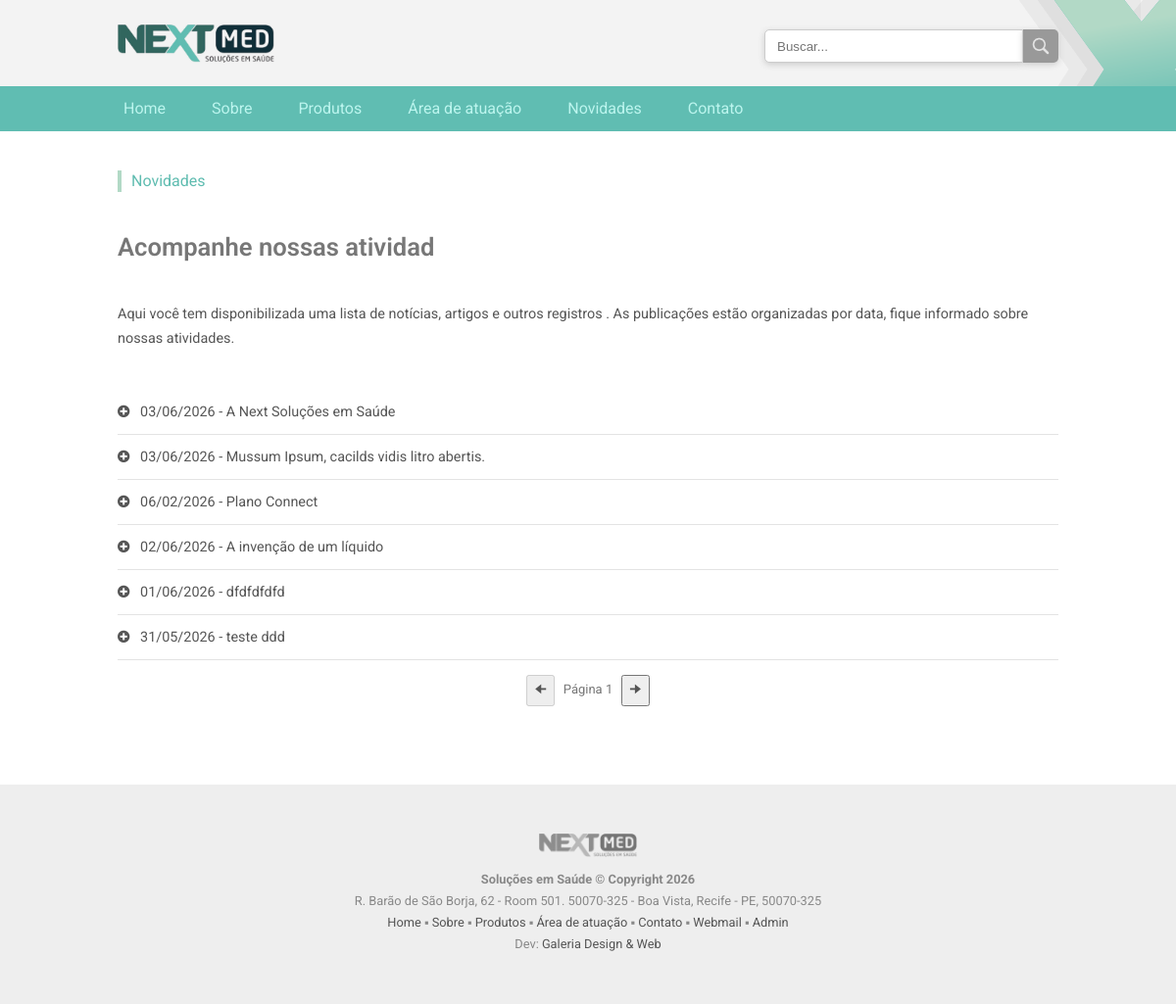
Screenshot of /novidades with the database file from the repository.
### tables this page shows
CREATE TABLE `tb_conteudo` (
  `id` int(5) NOT NULL,
  `pagina` varchar(25) NOT NULL,
  `titulo` varchar(50) DEFAULT NULL,
  `texto` longtext DEFAULT NULL,
  `plus` text NOT NULL,
  `tipo` int(2) DEFAULT NULL
);

CREATE TABLE `tb_noticias` (
  `id` int(5) NOT NULL,
  `titulo` varchar(100) NOT NULL,
  `foto` varchar(50) NOT NULL,
  `descricao` text NOT NULL,
  `data` varchar(12) NOT NULL,
  `status` int(2) NOT NULL
);

### pages/novidades.php (the view, shortened to what this page needs)
<?php
include($_SERVER['DOCUMENT_ROOT'] . '/next/controlg/config/conecta.php');
$sql = "SELECT * FROM tb_conteudo WHERE tipo ='6' LIMIT 1 ";
$res = mysqli_query($conexao, $sql);
while ($row = mysqli_fetch_array($res)) {
  $pagina = $row['pagina'];
  $titulo = $row['titulo'];
  $texto = $row['texto'];
}
?>
<section>
  <div class="label-page">
    <h3><?php echo $pagina; ?></h3>
  </div>
  <h1 class="title-page">
    <?php echo $titulo; ?>
  </h1>
  <p class="text-page p">
    <?php echo $texto; ?>
  </p>
  <div class="col12" style="display:grid">
    <?php
    $sql = "SELECT * FROM tb_noticias WHERE status = 1 ORDER BY id DESC ";
    $res = mysqli_query($conexao, $sql);
    while ($row = mysqli_fetch_array($res)) {
      $id = $row['id'];
      $titulo = $row['titulo'];
      $data = $row['data'];
      $date = new DateTime($data);
      $data_exibir = $date->format('d/m/Y');
      echo "<h4 class='new'>
      <a href='novidades?n=$id' target='_top'>
        <i class='fa fa-plus-circle' aria-hidden='true'></i>&nbsp;&nbsp; $data_exibir - $titulo
      </a></h4>";
    }
    ?>
  </div>
</section>
<nav class="box-paginacao">
  <button id="prev" onclick="mudarPagina(-1)">&#129032;</button>
  <span id="label" class="legenda">Página 1</span>
  <button id="next" onclick="mudarPagina(1)">&#129034;</button>
</nav>

### public/css/global.css (style rules this page uses)
html, body, div, span, applet, object, iframe, h1, h2, h3, h4, h5, h6, p, blockquote, pre, a, abbr, acronym, address, big, cite, code, del, dfn, em, img, ins, kbd, q, s, samp, small, strike, b, sub, sup, tt, var, b, u, i, center, dl, dt, dd, ol, ul, li, fieldset, form, label, legend, table, caption, tbody, tfoot, thead, tr, th, td, article, aside, canvas, details, embed, figure, figcaption, footer, header, hgroup, menu, nav, output, ruby, section, summary, time, mark, audio, video { margin: 0; padding: 0; border: 0; font-size: 100%; font: inherit; vertical-align: baseline; }
article, aside, details, figcaption, figure, footer, header, hgroup, menu, nav, section { display: block; }
body { line-height: 22px; font-family: "Roboto", sans-serif; color: #555; }
h4 { font-size: 0.9rem; }
h3 { font-size: 1rem; }
h1 { font-size: 1.6rem; font-weight: 600; }
.p { font-size: 0.9rem; margin: 40px 0; line-height: 25px; }
.col12 { width: 100%; }
nav { background-color: #60bdb2; padding: 12px 10%; box-sizing: border-box; color: #b4e9e3; }
a { color: #555; text-decoration: none; }
.new { line-height: 45px; border-bottom: 1px solid #e3e3e3; }
.label-page { border: 0 solid blue; margin: 40px 0; }
.label-page h3 { color: #5fbcb0; border-left: 4px solid #b2d9c6; padding-left: 10px; }
.title-page { color: #777; border: 0 solid green; line-height: 32px; }
.text-page { border: 0 solid blue; color: #555; display: inline-block; }
.legenda { font-size: 13px; }

### public/css/novidades.css (style rules this page uses)
.box-paginacao { background-color: transparent; padding: 0; margin-top: 15px; text-align: center; }
.box-paginacao span { color: #777; margin: 0 5px; }
.box-paginacao button { padding: 3px 6px; color: #555; cursor: pointer; }

### rows the page displays
tb_conteudo: pagina "Novidades", titulo "Acompanhe nossas atividad", texto "Aqui você tem disponibilizada uma lista de notícias, artigos e outros registros . As publicações estão organizadas por data, fique informado sobre nossas atividades."
tb_noticias: data "03/06/2026", titulo "A Next Soluções em Saúde"
tb_noticias: data "03/06/2026", titulo "Mussum Ipsum, cacilds vidis litro abertis."
tb_noticias: data "06/02/2026", titulo "Plano Connect"
tb_noticias: data "02/06/2026", titulo "A invenção de um líquido"
tb_noticias: data "01/06/2026", titulo "dfdfdfdfd"
tb_noticias: data "31/05/2026", titulo "teste ddd"
